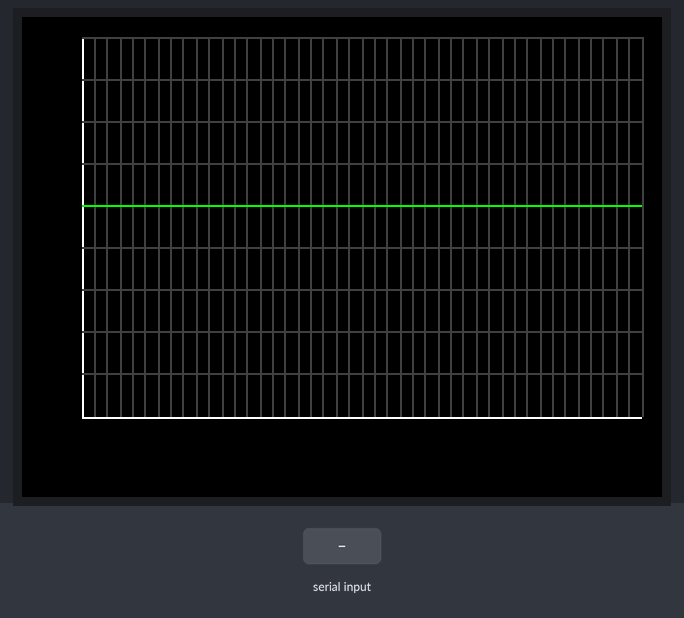
Bench run of a sketch on a simulated Arduino Uno, built with avr-gcc and run on an emulated ATmega328P. Parts: 320×240 colour display. The test bench sets the inputs (shaded band). What the sketch prints to the serial monitor is not drawn.

Above: at 2.5 s.
2.6 s: "90,45\n" received over the second serial link
At 3.8 s:
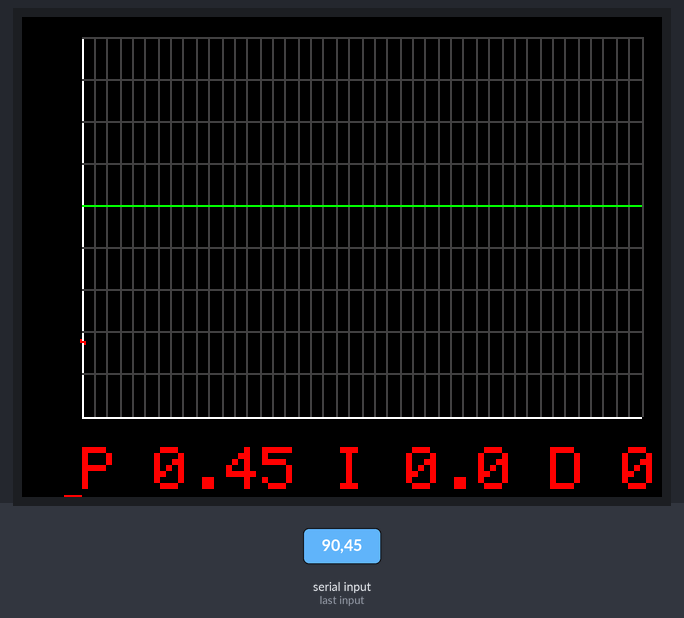
4.1 s: "30,150\n" received over the second serial link
At 5.2 s:
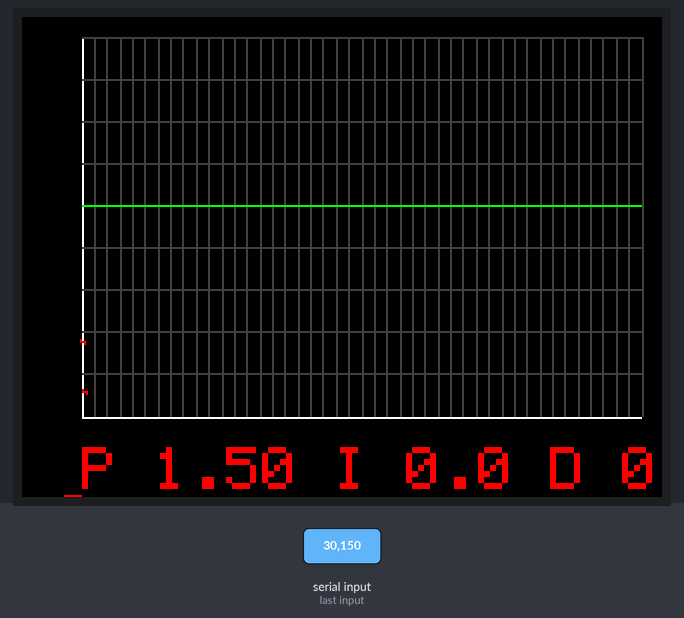
Timing chart, 0 to 7.1 s (numbered marks = the images above; inputs shaded):
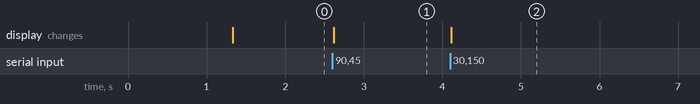

The sketch:

tftgraph.ino
```cpp
#define LCD_CS A3 // Chip Select goes to Analog 3
#define LCD_CD A2 // Command/Data goes to Analog 2
#define LCD_WR A1 // LCD Write goes to Analog 1
#define LCD_RD A0 // LCD Read goes to Analog 0
#define LCD_RESET A4 // Can alternately just connect to Arduino's reset pin

#include <SPI.h>          // f.k. for Arduino-1.5.2
#include "Adafruit_GFX.h"// Hardware-specific library
#include <MCUFRIEND_kbv.h>
MCUFRIEND_kbv tft;

#define SERIALRX 53
#define SERIALTX 51

#include <SoftwareSerial.h>

SoftwareSerial mySerial(SERIALRX, SERIALTX); // RX, TX


// Assign human-readable names to some common 16-bit color values:
#define	BLACK   0x0000
#define	BLUE    0x001F
#define	RED     0xF800
#define	GREEN   0x07E0
#define CYAN    0x07FF
#define MAGENTA 0xF81F
#define YELLOW  0xFFE0
#define WHITE   0xFFFF
#define GRAY    0b0100001000001000

int W;  // largeur écran
int H;  // hauteur écran

int ymax=450;
#define Nmax 440
int xmax=Nmax;
int ymin=0;
int xmin=0;

int mx=30;
int my=40;
int w;
int h;

int  d[Nmax];

int xscale(float x)
{
  return (int)(w*x/xmax+mx);
}

int yscale(float y)
{
   return (int)(H-h*y/ymax-my);
}


int distance;
int x;
int xa;
int ya;
int kp;
int ki;
int kd;
int state;


void setup(void) {
    Serial.begin(115200);
    mySerial.begin(57600);


    uint16_t ID = tft.readID(); //
    //Serial.print("ID = 0x");
    //Serial.println(ID, HEX);
    if (ID == 0xD3D3) ID = 0x9481; // write-only shield

  tft.begin(ID);
  H = tft.width();
  W = tft.height();
  w=W-mx-10;   // largeur du graphe
  h=H-my-10;   // hauteur du graphe
  Serial.println(W);
  Serial.println(H);
  tft.fillScreen(BLACK);
  tft.setRotation(3);
  tft.setTextSize(3);
  tft.setCursor(30, 30);
  tft.setTextColor(WHITE);
  tft.println("Ball & Beam");
  tft.setCursor(30, 100);
  tft.setTextColor(RED);
  tft.println("(c) IETR 2023");
  delay(1000);
   tft.setTextSize(1);
   tft.fillScreen(BLACK);
   tft.drawFastHLine(mx,h+10,w,WHITE);
   tft.drawFastVLine(mx,yscale(ymax),h,WHITE);
   for (int i=10; i<=Nmax; i+=10) tft.drawFastVLine(xscale(i),10,h,GRAY);
   for (int i=50; i<=ymax; i+=50) tft.drawFastHLine(mx,yscale(i),w,GRAY);
    tft.drawFastHLine(mx,yscale(250),w,GREEN);


       //tft.fillRect(0, 48 + 63, wid, 100, BLUE);

       distance=0;
       x=0;
       xa=-1;
       kp=ki=kd=state=0;
       for (int i=0; i<Nmax; i++) d[i]=0;
       tft.setTextSize(3);
}

void grosPixel(int x,int y, int color)
{
  tft.drawPixel(x,y,color);
  tft.drawPixel(x-1,y,color);
  tft.drawPixel(x-1,y-1,color);
  tft.drawPixel(x+1,y,color);
  tft.drawPixel(x+1,y+1,color);
}
char s[40];
void printCoef()
{
  tft.fillRect(mx,h+11,w,40,BLACK);
  int d1kp=kp/100;
  int d2kp=(kp-d1kp*100);
  int d1kd=kd/100;
  int d2kd=(kd-d1kd*100);
  int d1ki=ki/100;
  int d2ki=(ki-d1ki*100);
  sprintf(s,"P %d.%d I %d.%d D %d.%d",d1kp,d2kp,d1ki,d2ki,d1kd,d2kd);
  tft.setCursor(mx,h+25);
  tft.print(s);
}

void loop(void) {
  if (mySerial.available())
  {
    char c=mySerial.read();
    if ((c>='0')&&(c<='9'))
    {
      switch (state)
      {
        case 0: distance=distance*10+(c-'0'); break;
        case 1: kp=kp*10+(c-'0'); break;
        case 2: ki=ki*10+(c-'0'); break;
        case 3: kd=kd*10+(c-'0'); break;
      }
    }
    if (c==',') state++;
    if (c==10) {
      Serial.println(distance);
      Serial.println(kp);
      Serial.println(ki);
      Serial.println(kd);
      x++;
      if (x>=xmax)
      {
        x=0;
       for (int i=0; i<Nmax; i++) grosPixel(xscale(i),d[i],BLACK);
       // tft.fillScreen(BLACK);
        tft.drawFastHLine(mx,h+10,w,WHITE);
        tft.drawFastVLine(mx,10,h,WHITE);
        for (int i=10; i<Nmax; i+=10) tft.drawFastVLine(xscale(i),10,h,GRAY);
        for (int i=50; i<ymax; i+=50) tft.drawFastHLine(mx,yscale(i),w,GRAY);
        tft.drawFastHLine(mx,yscale(250),w,GREEN);
      }
      int xx=xscale(x);

      if (distance>ymax) distance=ymax;
      if (distance<ymin) distance=ymin;
      int yy=yscale(distance);
      grosPixel(xx,yy,RED);
      d[x]=yy;
      //
      if (kp!=0)printCoef();
      distance=kp=ki=kd=state=0;
    }

  }


}
```

Source omitted: icons.c (data table, 53161 bytes)

Measured:
- after the input at 2.6 s, the display: changes at once (image 1)
- after the input at 4.1 s, the display: changes at once (image 2)
